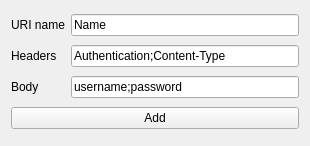
<?xml version="1.0" encoding="UTF-8"?>
<ui version="4.0">
 <class>Form</class>
 <widget class="QWidget" name="Form">
  <property name="geometry">
   <rect>
    <x>0</x>
    <y>0</y>
    <width>310</width>
    <height>146</height>
   </rect>
  </property>
  <property name="windowTitle">
   <string>URI Addition menu</string>
  </property>
  <layout class="QGridLayout" name="gridLayout">
   <item row="0" column="0">
    <widget class="QLabel" name="label_uri1">
     <property name="text">
      <string>URI name</string>
     </property>
    </widget>
   </item>
   <item row="0" column="1">
    <widget class="QLineEdit" name="lineEdit_3">
     <property name="text">
      <string>Name</string>
     </property>
    </widget>
   </item>
   <item row="1" column="0">
    <widget class="QLabel" name="label">
     <property name="text">
      <string>Headers</string>
     </property>
    </widget>
   </item>
   <item row="1" column="1">
    <widget class="QLineEdit" name="lineEdit">
     <property name="text">
      <string>Authentication;Content-Type</string>
     </property>
    </widget>
   </item>
   <item row="2" column="0">
    <widget class="QLabel" name="label_2">
     <property name="text">
      <string>Body</string>
     </property>
    </widget>
   </item>
   <item row="2" column="1">
    <widget class="QLineEdit" name="lineEdit_2">
     <property name="text">
      <string>username;password</string>
     </property>
    </widget>
   </item>
   <item row="3" column="0" colspan="2">
    <widget class="QPushButton" name="pushButton">
     <property name="text">
      <string>Add</string>
     </property>
    </widget>
   </item>
  </layout>
 </widget>
 <resources/>
 <connections/>
</ui>
